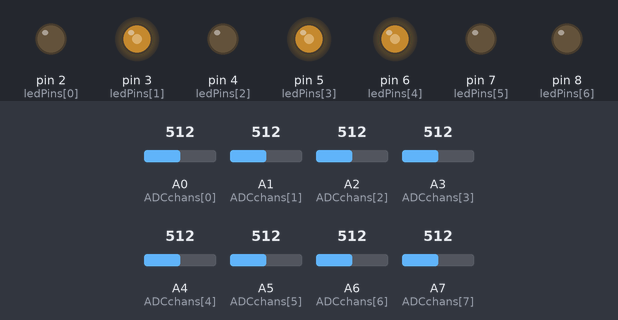
Recording of a sketch running on a simulated Arduino Nano, built with avr-gcc and run on an emulated ATmega328P. On the bench: output pins drawn as LEDs (lit = HIGH). The inputs (shaded band) are chosen by the test bench; at power-on: A1 (ADCchans[1]) = 512, A3 (ADCchans[3]) = 512, A4 (ADCchans[4]) = 512, A0 (ADCchans[0]) = 512, A2 (ADCchans[2]) = 512, A5 (ADCchans[5]) = 512, A6 (ADCchans[6]) = 512, A7 (ADCchans[7]) = 512. What the sketch prints to the serial monitor is not drawn.

Above: at 1.2 s.
1.3 s: A1 (ADCchans[1]) set to 716
At 3.5 s:
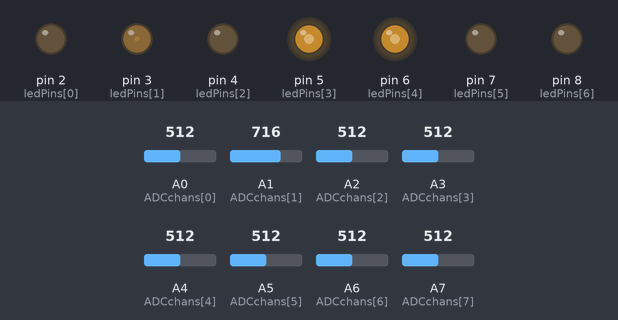
3.8 s: A3 (ADCchans[3]) set to 716
At 5.0 s:
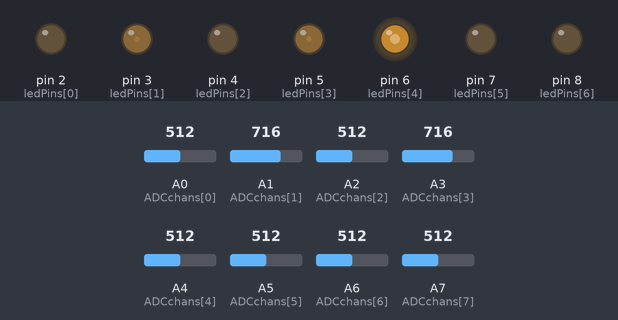
6.1 s: A4 (ADCchans[4]) set to 716
At 7.7 s:
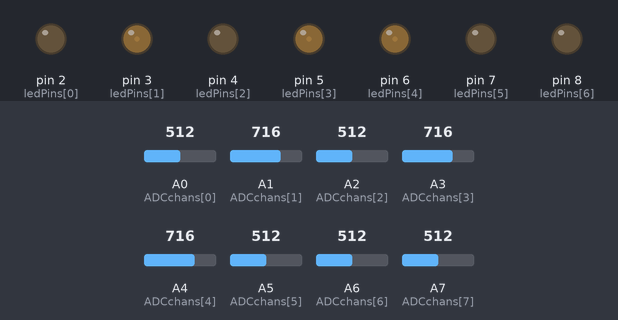
8.4 s: A1 (ADCchans[1]) set to 992
At 9.7 s:
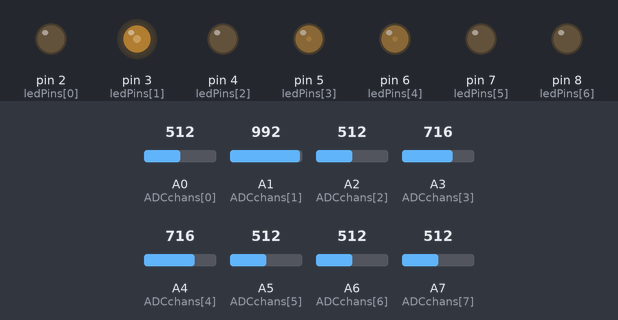
10.7 s: A3 (ADCchans[3]) set to 992
At 12.1 s:
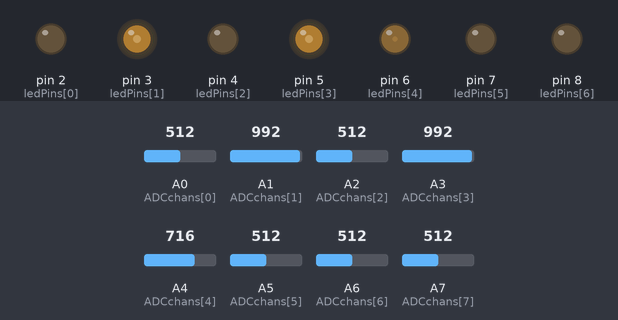
13.0 s: A1 (ADCchans[1]) set to 30
At 14.5 s:
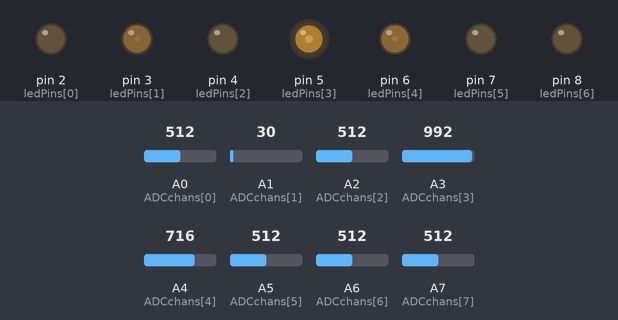
Timing chart, 0 to 16.0 s (numbered marks = the images above; inputs shaded):
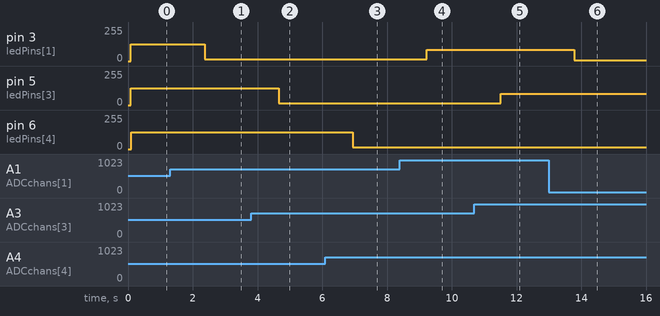

The sketch:

arduino_parser.ino
```cpp
int sensorValue = 0;  // value read from the pot
int outputValue = 0;  // value output to the PWM (analog out)
int PWMValue = 0;
int nsample = 100; //number of samples to average
int ledPins[] = {2, 3, 4, 5, 6, 7, 8}; // an array of pin numbers to which LEDs are attached
int pinCount = 8;  // the number of pins (i.e. the length of the array)
int ADCchans[] = {A0, A1, A2, A3, A4, A5, A6, A7};  //ADC channels, sorted to match PWM pins
int ADCvals[] = {-1, -1, -1, -1, -1, -1, -1, -1};
void setup() {
  // Initialize each pin as an output:
  for (int thisPin = 0; thisPin < pinCount; thisPin++) {
    pinMode(ledPins[thisPin], OUTPUT);
  }
  // Initialize serial communications at 9600 bps:
  Serial.begin(9600);
}
void readADCs() {
  for (int thisPin = 0; thisPin < pinCount; thisPin++) {
    unsigned int accum = 0;
    unsigned int n = 0;
    while (n < nsample) {
      accum += analogRead(ADCchans[thisPin]);
      n += 1;
    }
    ADCvals[thisPin] = accum / nsample;
  }
}
void sendSensorData(int sensorID, int sensorValue) {
  int packetLength = 4 + sizeof(sensorValue); // Packet length: 1 byte for ID, 1 byte for length, 2 bytes for value, 1 byte for checksum
  int checksum = (sensorID + packetLength + (sensorValue & 0xFF) + ((sensorValue >> 8) & 0xFF));

    byte sensorIDBytes[sizeof(int)];
    byte packetLengthBytes[sizeof(int)];
    byte sensorValueBytes[sizeof(int)];
    byte checkSumBytes[sizeof(int)];

    memcpy(sensorIDBytes, &sensorID, sizeof(int));
    memcpy(packetLengthBytes, &packetLength, sizeof(int));
    memcpy(sensorValueBytes, &sensorValue, sizeof(int));
    memcpy(checkSumBytes, &checksum, sizeof(int));

    Serial.print(checksum);

    Serial.write('<');  // Start marker
    Serial.write(sensorIDBytes, sizeof(int));
    Serial.write(',');
    Serial.write(packetLengthBytes, sizeof(int));
    Serial.write(',');
    Serial.write(sensorValueBytes, sizeof(int));
    Serial.write(',');
    Serial.write(checkSumBytes, sizeof(int));
    Serial.write('>');


}
void loop() {
  readADCs();
  for (int thisPin = 0; thisPin < pinCount; thisPin++) {
    sendSensorData(thisPin, ADCvals[thisPin]); // Send sensor data
    PWMValue = map(ADCvals[thisPin], 0, 1023, 0, 255); // Scale value for PWM
    analogWrite(ledPins[thisPin], PWMValue); // Write to PWM pin for LED indication
  }
  delay(1000); // Wait for 500 milliseconds before the next loop
}
```

Measured:
- after the input at 1.3 s, pin 3 (ledPins[1]): 127/255 → 14/255 after 1.1 s
- after the input at 3.8 s, pin 5 (ledPins[3]): 127/255 → 14/255 after 0.85 s
- after the input at 6.1 s, pin 6 (ledPins[4]): 127/255 → 14/255 after 0.85 s
- after the input at 8.4 s, pin 3 (ledPins[1]): 14/255 → 83/255 after 0.82 s
- after the input at 10.7 s, pin 5 (ledPins[3]): 14/255 → 83/255 after 0.81 s
- after the input at 13.0 s, pin 3 (ledPins[1]): 83/255 → 7/255 after 0.79 s
